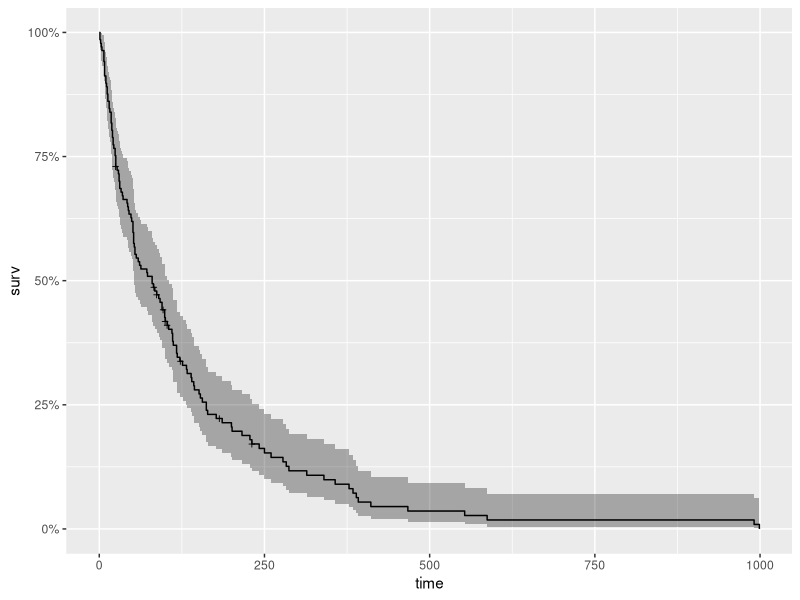
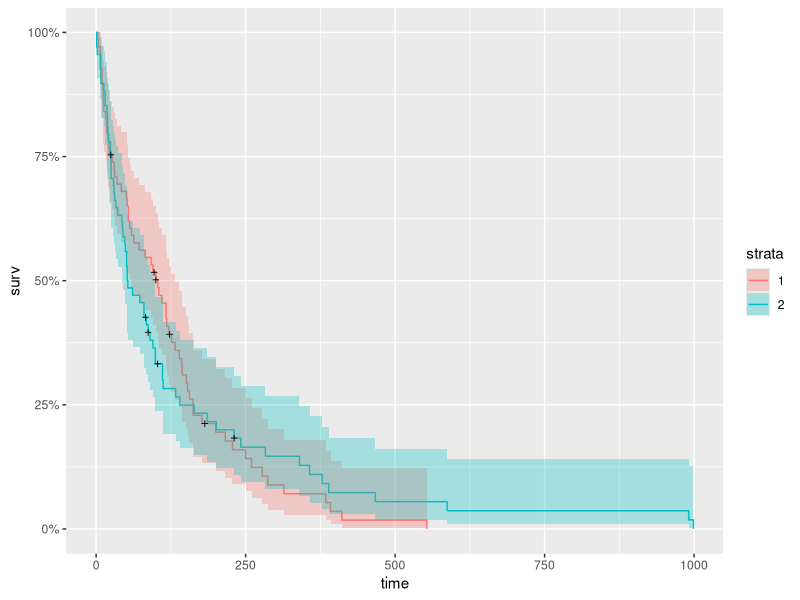
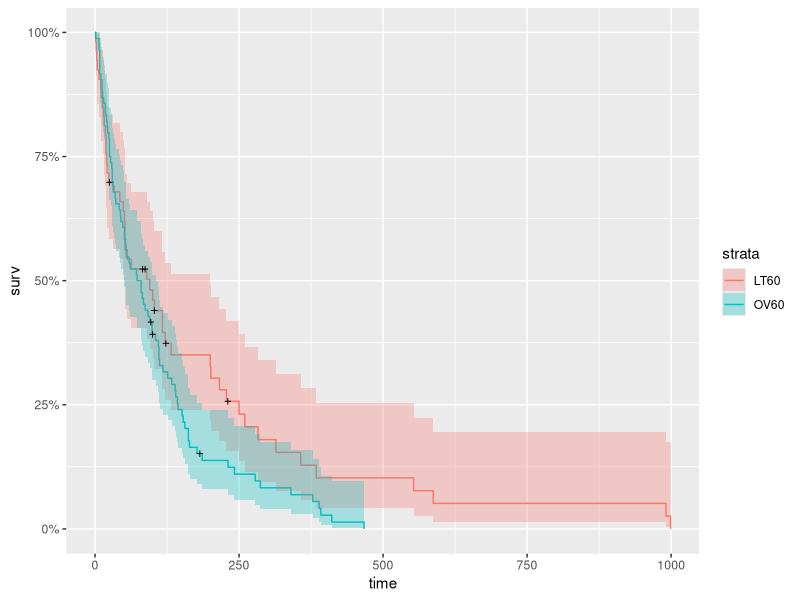
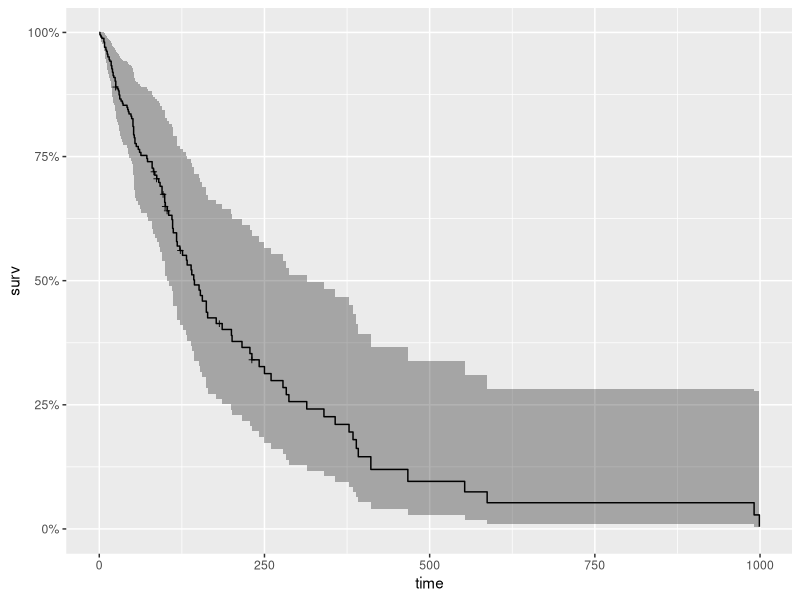
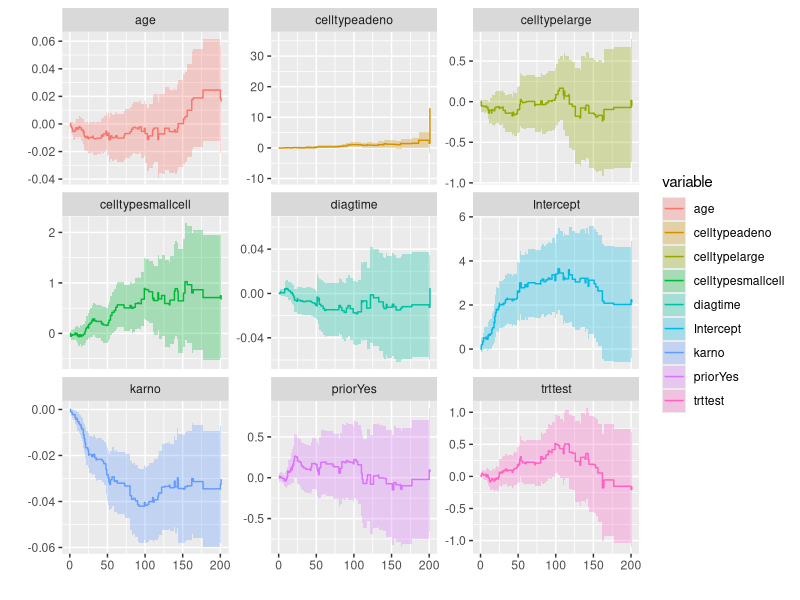
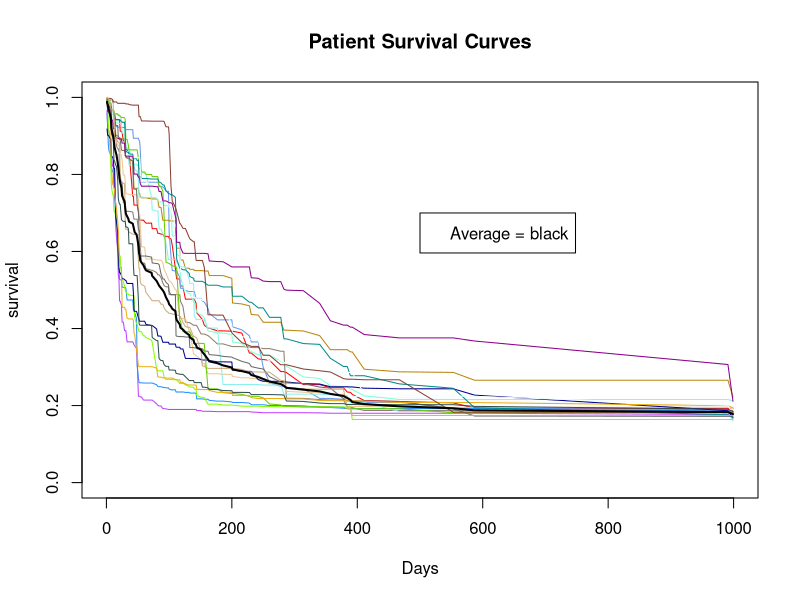
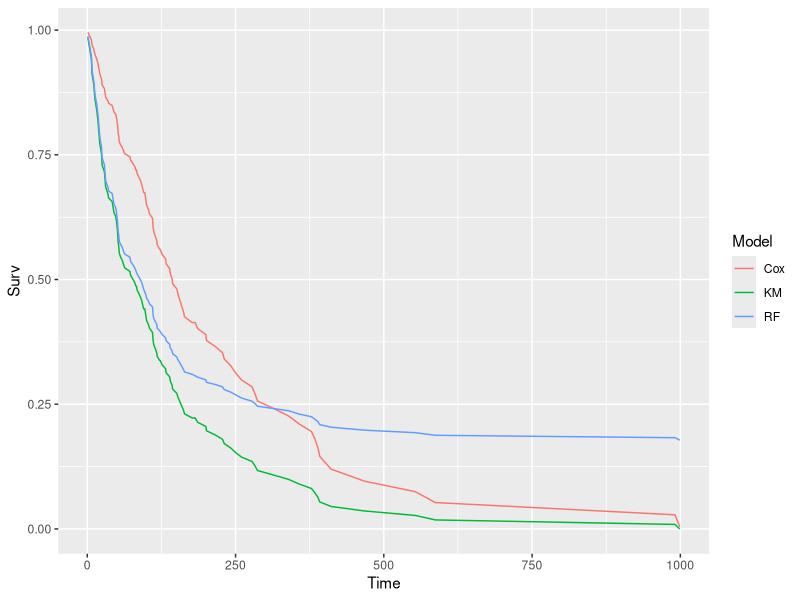

The R source for these figures, in order:
## Script for Survival analysis


library(survival)
library(ranger)
library(ggplot2)
library(dplyr)
library(ggfortify)

#------------
data(veteran)
head(veteran)

# Kaplan Meier Survival Curve
km <- with(veteran, Surv(time, status))
head(km,80)

km_fit <- survfit(Surv(time, status) ~ 1, data=veteran)
summary(km_fit, times = c(1,30,60,90*(1:10)))

#plot(km_fit, xlab="Days", main = 'Kaplan Meyer Plot') #base graphics is always ready
autoplot(km_fit)

km_trt_fit <- survfit(Surv(time, status) ~ trt, data=veteran)
autoplot(km_trt_fit)

vet <- mutate(veteran, AG = ifelse((age < 60), "LT60", "OV60"),
              AG = factor(AG),
              trt = factor(trt,labels=c("standard","test")),
              prior = factor(prior,labels=c("N0","Yes")))

km_AG_fit <- survfit(Surv(time, status) ~ AG, data=vet)
autoplot(km_AG_fit)

# Fit Cox Model
cox <- coxph(Surv(time, status) ~ trt + celltype + karno + diagtime + age + prior , data = vet)
summary(cox)

cox_fit <- survfit(cox)
#plot(cox_fit, main = "cph model", xlab="Days")
autoplot(cox_fit)

aa_fit <-aareg(Surv(time, status) ~ trt + celltype +
                 karno + diagtime + age + prior , 
               data = vet)
aa_fit

autoplot(aa_fit)

# ranger model
r_fit <- ranger(Surv(time, status) ~ trt + celltype + 
                  karno + diagtime + age + prior,
                data = vet,
                mtry = 4,
                importance = "permutation",
                splitrule = "extratrees",
                verbose = TRUE)

# Average the survival models
death_times <- r_fit$unique.death.times 
surv_prob <- data.frame(r_fit$survival)
avg_prob <- sapply(surv_prob,mean)

# Plot the survival models for each patient
plot(r_fit$unique.death.times,r_fit$survival[1,], 
     type = "l", 
     ylim = c(0,1),
     col = "red",
     xlab = "Days",
     ylab = "survival",
     main = "Patient Survival Curves")

#
cols <- colors()
for (n in sample(c(2:dim(vet)[1]), 20)){
  lines(r_fit$unique.death.times, r_fit$survival[n,], type = "l", col = cols[n])
}
lines(death_times, avg_prob, lwd = 2)
legend(500, 0.7, legend = c('Average = black'))

vi <- data.frame(sort(round(r_fit$variable.importance, 4), decreasing = TRUE))
names(vi) <- "importance"
head(vi)

cat("Prediction Error = 1 - Harrell's c-index = ", r_fit$prediction.error)
## Prediction Error = 1 - Harrell's c-index =  0.3087233

# Set up for ggplot
kmi <- rep("KM",length(km_fit$time))
km_df <- data.frame(km_fit$time,km_fit$surv,kmi)
names(km_df) <- c("Time","Surv","Model")

coxi <- rep("Cox",length(cox_fit$time))
cox_df <- data.frame(cox_fit$time,cox_fit$surv,coxi)
names(cox_df) <- c("Time","Surv","Model")

rfi <- rep("RF",length(r_fit$unique.death.times))
rf_df <- data.frame(r_fit$unique.death.times,avg_prob,rfi)
names(rf_df) <- c("Time","Surv","Model")

plot_df <- rbind(km_df,cox_df,rf_df)

p <- ggplot(plot_df, aes(x = Time, y = Surv, color = Model))
p + geom_line()
